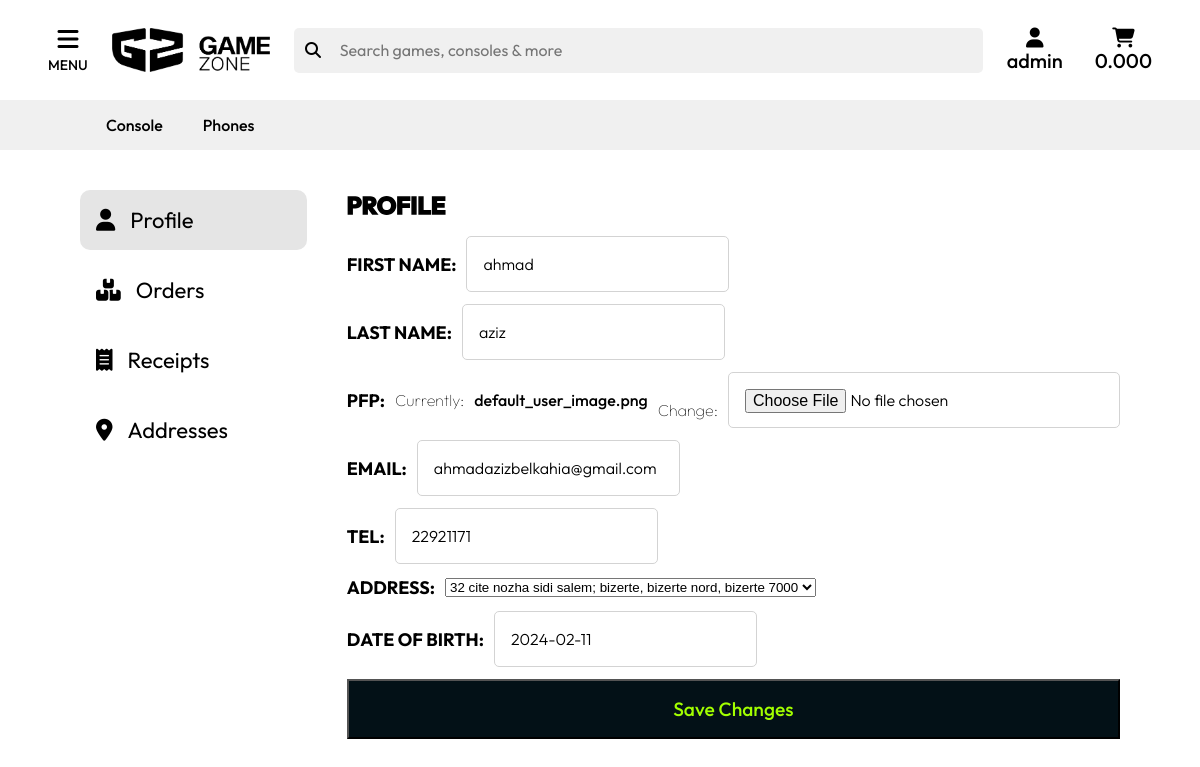
/profile/ (signed in), run on the app's committed database.
### Products/models.py (models this page shows, shortened)
class Category(models.Model):
    name = models.CharField(max_length=20)
    image = models.ImageField(upload_to='category_image', null=True, blank=True)

### Users/models.py (models this page shows, shortened)
class CustomUser(models.Model):
    user = models.OneToOneField(User, on_delete=models.CASCADE)
    tel = models.CharField(max_length=16, null=True)
    address = models.ForeignKey("Address", on_delete=models.SET_NULL, null=True)
    pfp = models.ImageField(upload_to='user_images', default='default_user_image.png')
    date_of_birth = models.DateField(null=True, blank=True)
    email = models.EmailField(unique=True, blank=False, null=False)
    first_name = models.CharField(max_length=30, blank=False, null=True)
    last_name = models.CharField(max_length=30, blank=False, null=True)
    points = models.IntegerField(blank=True, null=True)

### Pages/views.py (the view)
# urls.py: path('profile/', profileView, name='profile'),
def profileView(request, val=None):
    categories = Category.objects.all()
    user = CustomUser.objects.get(user=request.user)
    form = CustomUserForm(instance=user)
    orders = user.order_set.all().order_by('-created_at')
    receipts = user.receipt_set.all()
    return render(request, 'profile.html', {'profileForm': form, 'orders': orders, "receipts": receipts, "categories": categories, "val": val})

### Users/forms.py
class CustomUserForm(forms.ModelForm):
    class Meta:
        model = CustomUser
        fields = ['first_name', 'last_name', 'pfp', 'email', 'tel', 'address', 'date_of_birth']

### Orders/models.py (called while the page is built)
    def calculate_total_price(self):
        total = sum(item.product.price * item.quantity for item in self.order_items.all())
        return total

### Users/models.py (called while the page is built)
    def __str__(self):
        return f"{self.street}, {self.city}, {self.state} {self.zip_code}"

### templates/profile.html (shortened to what this page needs)
{% extends "base.html" %}
{% load static %}
{% block head %}
<link rel="stylesheet" href="{% static "styles/profile.css" %}">
{% endblock head %}
{% block header %}
    {% include 'components/navigation.html' %}
{% endblock header %}
{% block main %}
<div class="container">
    <div class="sidebar">
        <ul>
            <li onclick="showContent('profile')" class="tab active-tab"><i class="fa-solid fa-user"></i> Profile</li>
            <li onclick="showContent('orders')" class="tab"><i class="fa-solid fa-boxes-stacked"></i> Orders</li>
            <li onclick="showContent('receipts')" class="tab"><i class="fa-solid fa-receipt"></i> Receipts</li>
            <li onclick="showContent('addresses')" class="tab"><i class="fa-solid fa-location-dot"></i> Addresses</li>
        </ul>
    </div>
    <div class="content">
        <div class="profile active">
            <h1>Profile</h1>
            <form id='profile-form' method="POST" enctype="multipart/form-data">
                {{ profileForm.as_div }}
                <button id="save-button" type="submit">Save Changes</button>
            </form>
        </div>
    </div>
</div>
{% endblock main %}

### templates/components/navigation.html (shortened to what this page needs)
{% load static %}
<link rel="stylesheet" href="{% static 'styles/components/navigation.css' %}">
<link rel="stylesheet" href="{% static 'styles/base.css' %}">
<div class="header__div">
    <div class="header__navbar">
        <div class="SideMenu">
            <button class="sidemenu_btn">
            <i class="fa-solid fa-bars"></i>
            <span>menu</span>
            </button>
        </div>
        <div class="navbar__logo flexCenter">
            <a href="{% url "home" %}"><img src="{% static "assets\logo\logo_black.png" %} " alt="" class="logo__img unselectable"></a>
        </div>
        <div class="navbar__search">
            <div class="search__div">
                <div class="search__ico">
                    <i class="fa-solid fa-magnifying-glass"></i>
                </div>
                <div class="search__input">
                    <input type="text" name="search" id="nav_search" placeholder="Search games, consoles & more">
                </div>
            </div>
        </div>
        <div class="navbar__navigation">
            {% if user.is_authenticated == False %}
                <a href="{% url "login" %}">
                    <div class="navigation__sign-in navigation__element">
                        <i class="fa-solid fa-user"></i>
                        <div class="sign-in__text">Sign-in</div>
                    </div>
                </a>
            {% else %}
            <div class="user__signed">
                <div class="navigation__sign-in navigation__element">
                    <i class="fa-solid fa-user"></i>
                    <div class="sign-in__text">{{user.username}}</div>
                </div>
            </div>
            {% endif %}
            <a href="{% url "cart" %}">
                <div class="navigation__cart navigation__element">
                    <i class="fa-solid fa-cart-shopping"></i>
                    <div class="cart__text">0.000</div>
                </div>
            </a>
        </div>
    </div>
    <div class="header__categories">
        <div class="categories__div">
            <div class="categories__div">
                {% for category in categories %}
                <div class="category__div">
                    <a href="#">{{ category.name }}</a>
                </div>
                {% endfor %}
            </div>
        </div>
    </div>
</div>

### static/styles/base.css (style rules this page uses)
*, *::before, *::after { margin: 0; padding: 0; box-sizing: border-box; text-decoration: none; list-style: none; }
img { display: block; max-width: 100%; height: auto; }
input, button, textarea { font: inherit; }
:root { --FF: 'Outfit', sans-serif; --FS: 1rem; --MP-C: #031117; --MS-C: #a2ff00; --MT-C: #ff003b; --CP-C: #e1e000; --CS-C: #5c63c4; --CT-C: #00aec7; --GRAY-C: #606060; --CARDS-BORDER-RADIUS: 15px }
.flexCenter { display: flex; justify-content: center; align-items: center; }
.unselectable { user-select: none; }
html { scroll-behavior: smooth; font-size: var(--FS); font-family: var(--FF); font-weight: 100; }
body { min-height: 100vh; background-color: var(--MP-C-D); overflow-y: auto; }
a:any-link { color: black; font-weight: 500; }

### static/styles/profile.css (style rules this page uses)
.container { display: flex; margin: 20px auto; padding: 20px; border-radius: 8px; width: 65%; }
.sidebar { flex: 1; padding-right: 20px; }
.content { flex: 3; padding-left: 20px; }
ul { list-style-type: none; padding: 0; }
ul li { margin-bottom: 10px; cursor: pointer; padding: 1rem; font-weight: 400; font-size: 22px; border-radius: 10px; display: flex; flex-direction: row; align-items: center; gap: 15px; }
.active-tab { margin-bottom: 10px; cursor: pointer; padding: 1rem; font-weight: 400; background: #e5e5e5; border-radius: 10px; }
.profile { display: none; }
.active { display: block; }
.content > div { display: none; }
.content > div.active { display: block; }
form { display: flex; flex-direction: column; gap: 12px; }
form div { display: flex; flex-direction: row; gap: 10px; align-items: center; }
form div > label { font-size: large; font-weight: 700; text-transform: uppercase; }
form div > input { font-size: medium; padding: 5px; border-radius: 5px; font-weight: 300; border: 1px solid lightgrey; font-size: 1rem; height: 56px; line-height: inherit; padding: 16px; }
#save-button { padding: 1rem; font-size: larger; font-weight: 500; background: var(--MP-C); color: var(--MS-C); }
.content h1 { text-transform: uppercase; -webkit-text-stroke-width: medium; font-size: x-large; margin-bottom: 1rem; }
@media screen and (max-width : 1870px) { .container { width: 90%; } }

### data on the page
Category: name "Console"
Category: name "Phones"
CustomUser: first_name "ahmad", last_name "aziz", email "ahmadazizbelkahia@gmail.com", tel "22921171", address "32 cite nozha sidi salem; bizerte, bizerte nord, bizerte 7000", date_of_birth "2024-02-11"

### other printed values
{{ user.username }} "admin"
